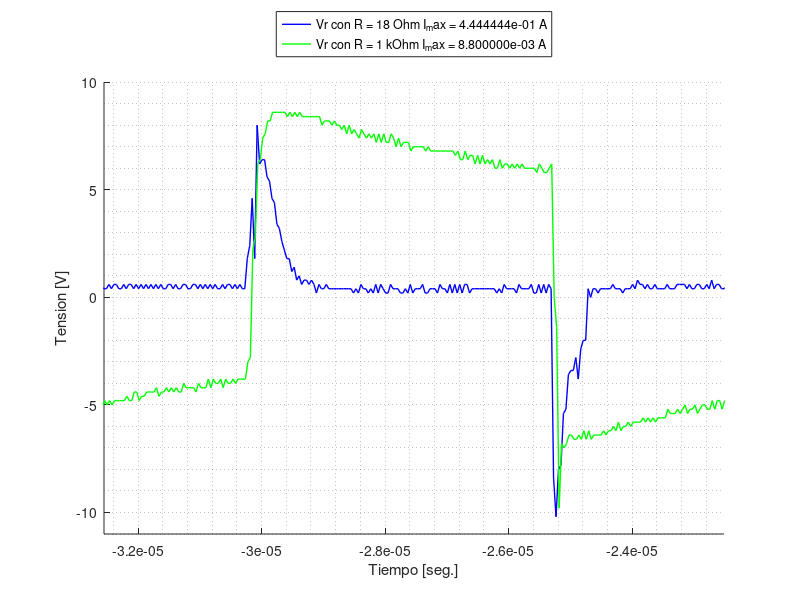
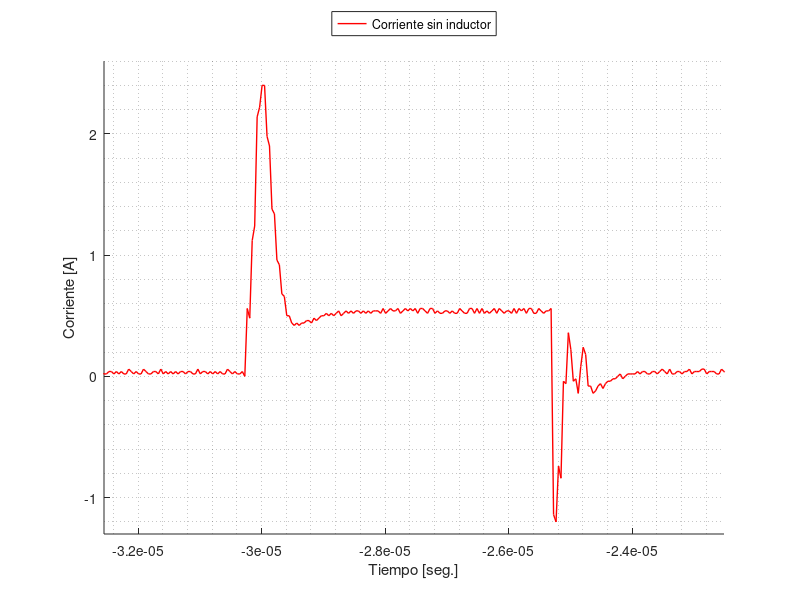
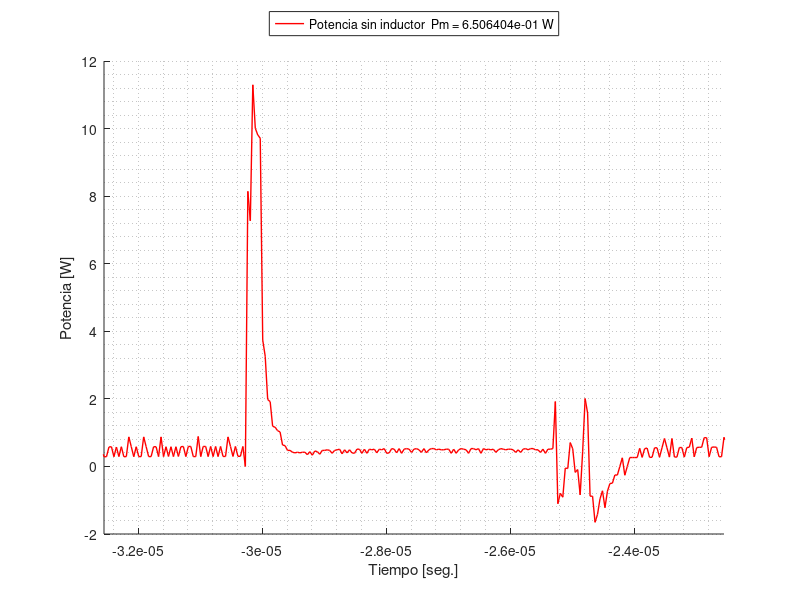
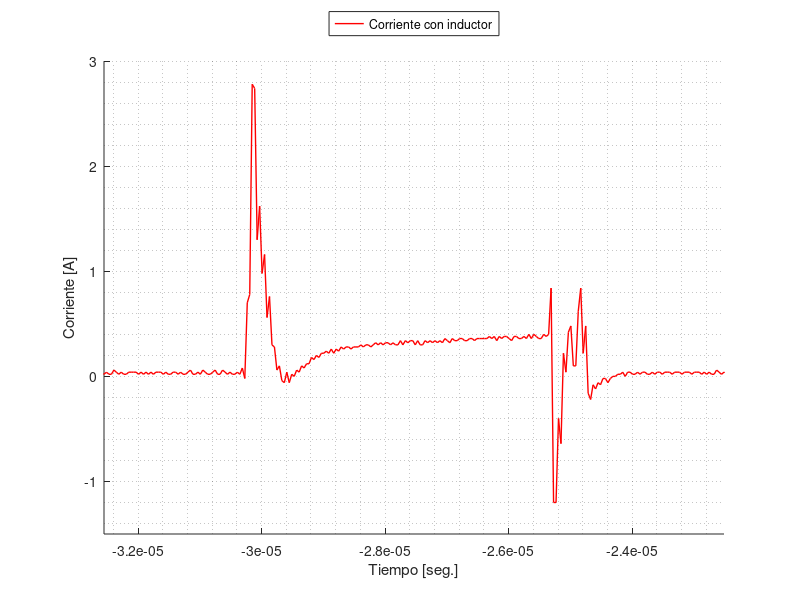

The MATLAB script that drew these images, in order:
close all;
clear all;

f = 100e3; #Hz
T = 1/f; #seg
to = -3.25520e-05; #seg
tf = -2.25120e-05;

# ------------------------ TENSION Y CORRIENTE EN R_G -----------

Medicion_Vr18=dlmread('mediciones/Vrg_rg=18.csv',',',2,0); # tiempo (seg), Vg(Volt), Vr(Volt), Ve(Volt)
tiempo18 = Medicion_Vr18(:,1);
Vr18 = Medicion_Vr18(:,3) - Medicion_Vr18(:,2);
Vr18_max= max(Vr18);
Ir18_max = Vr18_max/18;
Vg18 = Medicion_Vr18(:,2);

Medicion_Vr1k=dlmread('mediciones/Vrg_rg=1k.csv',',',2,0); # tiempo (seg), Vg(Volt), Vr(Volt), Ve(Volt)
tiempo1k = Medicion_Vr1k(:,1) + 0.465e-5;
Vr1k = Medicion_Vr1k(:,3) - Medicion_Vr1k(:,2);
Vr1k_max = max(Vr1k);
Ir1k_max = Vr1k_max / 1e3;
Vg1k = Medicion_Vr1k(:,2);

figure
hold on
plot(tiempo18,Vr18,'b-','Linewidth',1)
plot(tiempo1k,Vr1k,'g-','Linewidth',1)
legend(sprintf('Vr con R = 18 Ohm I_max = %e A', Ir18_max),
		sprintf('Vr con R = 1 kOhm I_max = %e A', Ir1k_max),
	   'Location','Northoutside')

xlabel('Tiempo [seg.]')
ylabel('Tension [V]')
axis([to tf -11 10])
grid minor

print('tension_Vr.png','-dpng');


# ------------ CALCULO DE CAPACIDAD ---------------------

Ig18 = Vr18 / 18;
dV18 = diff(Vg18)./diff(tiempo18);
C18 = Ig18(1:end-1) ./dV18;
C18(~isfinite(C18))= 0; # valores inf y nan igual a cero
C18_max = max(C18)

Ig1k = Vr1k / 1e3;
dV1k = diff(Vg1k)./diff(tiempo1k);
C1k = Ig1k(1:end-1) ./dV1k;
C1k(~isfinite(C1k))= 0; # valores inf y nan igual a cero
C1k_max = max(C1k)


#------------- CORRIENTE DEL IGBT Y POTENCIA SIN L -------------------------

Medicion=dlmread('mediciones/Vc_sin_L.csv',',',2,0); # tiempo (seg), Vg(Volt), Vr(Volt), Ve(Volt)
tiempo = Medicion(:,1);
Vc = Medicion(:,3);
Ve = Medicion(:,4);

Ie = Ve / 0.1;

figure
hold on
plot(tiempo, Ie, 'r-', 'Linewidth',1)
xlabel('Tiempo [seg.]')
ylabel('Corriente [A]')
axis([to tf -1.3 2.6])
grid minor

legend('Corriente sin inductor',
	   'Location','Northoutside')

print('corriente_sin_L.png','-dpng');

Vce = Vc - Ve;
P = Vce .* Ie;

ito = find(tiempo==to);
itf = find(tiempo==tf);
Pm_sin_L = (1/T) * trapz(tiempo(ito:itf), P(ito:itf))


figure
hold on
plot(tiempo, P, 'r-', 'Linewidth',1)
xlabel('Tiempo [seg.]')
ylabel('Potencia [W]')
axis([to to+T -2 12])
grid minor

legend(sprintf('Potencia sin inductor  Pm = %e W', Pm_sin_L),
	   'Location','Northoutside')

print('Potencia_sin_L.png','-dpng');

#------------------- CORRIENTE DEL IGBT Y POTENCIA CON L

Medicion=dlmread('mediciones/Vc_con_L.csv',',',2,0); # tiempo (seg), Vg(Volt), Vr(Volt), Ve(Volt)
tiempo = Medicion(:,1);
Vc = Medicion(:,3);
Ve = Medicion(:,4);

Ie = Ve / 0.1;

figure
hold on
plot(tiempo, Ie, 'r-', 'Linewidth',1)
xlabel('Tiempo [seg.]')
ylabel('Corriente [A]')
axis([to tf -1.5 3])
grid minor

legend('Corriente con inductor',
	   'Location','Northoutside')

print('corriente_con_L.png','-dpng');

Vce = Vc - Ve;
P = Vce .* Ie;

ito = find(tiempo==to);
itf = find(tiempo==tf);
Pm_con_L = (1/T) * trapz(tiempo(ito:itf), P(ito:itf))

figure
hold on
plot(tiempo, P, 'r-', 'Linewidth',1)
xlabel('Tiempo [seg.]')
ylabel('Potencia [W]')
axis([to to+T -6 30])
grid minor

legend(sprintf('Potencia con inductor  Pm = %e W', Pm_con_L),
	   'Location','Northoutside')

print('Potencia_con_L.png','-dpng');
